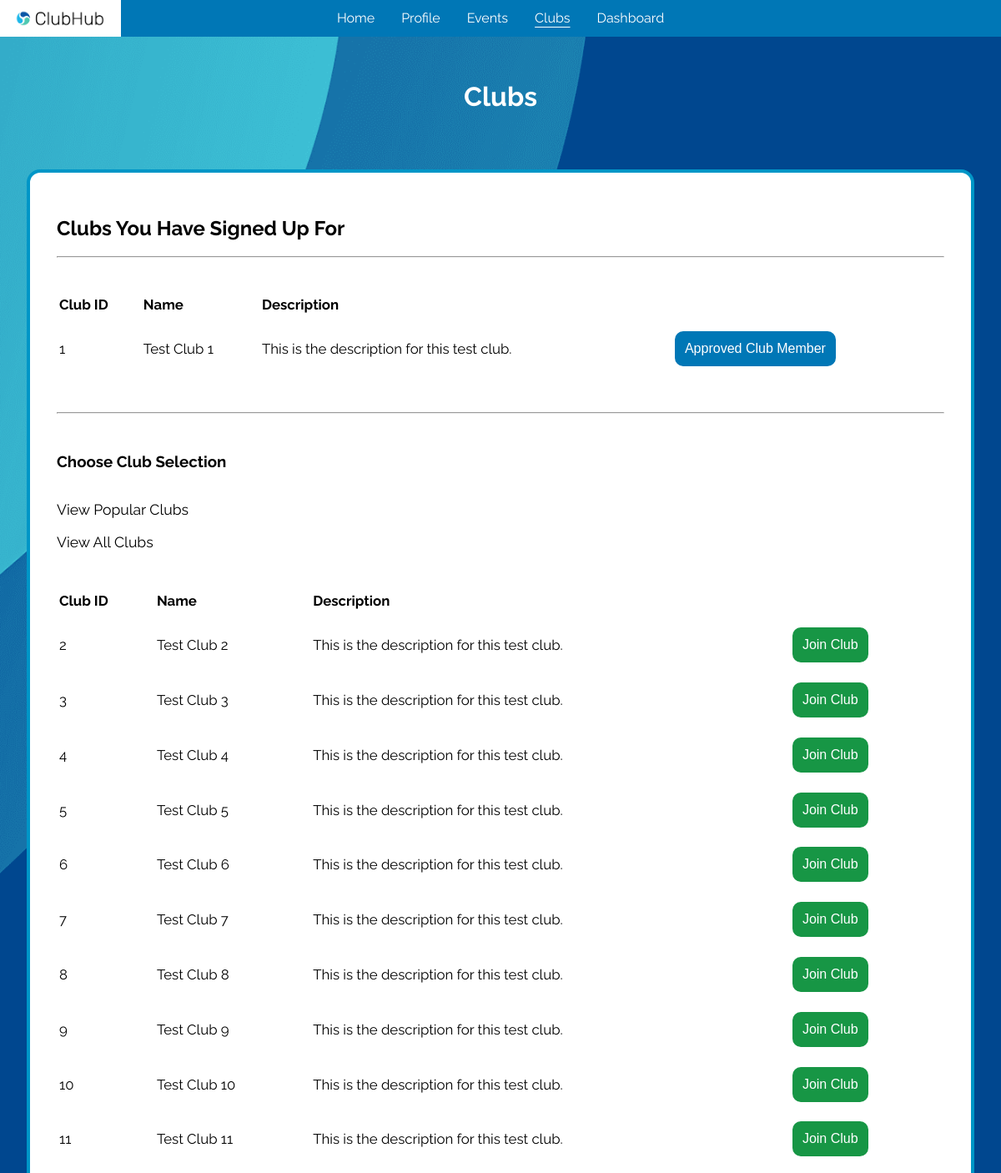
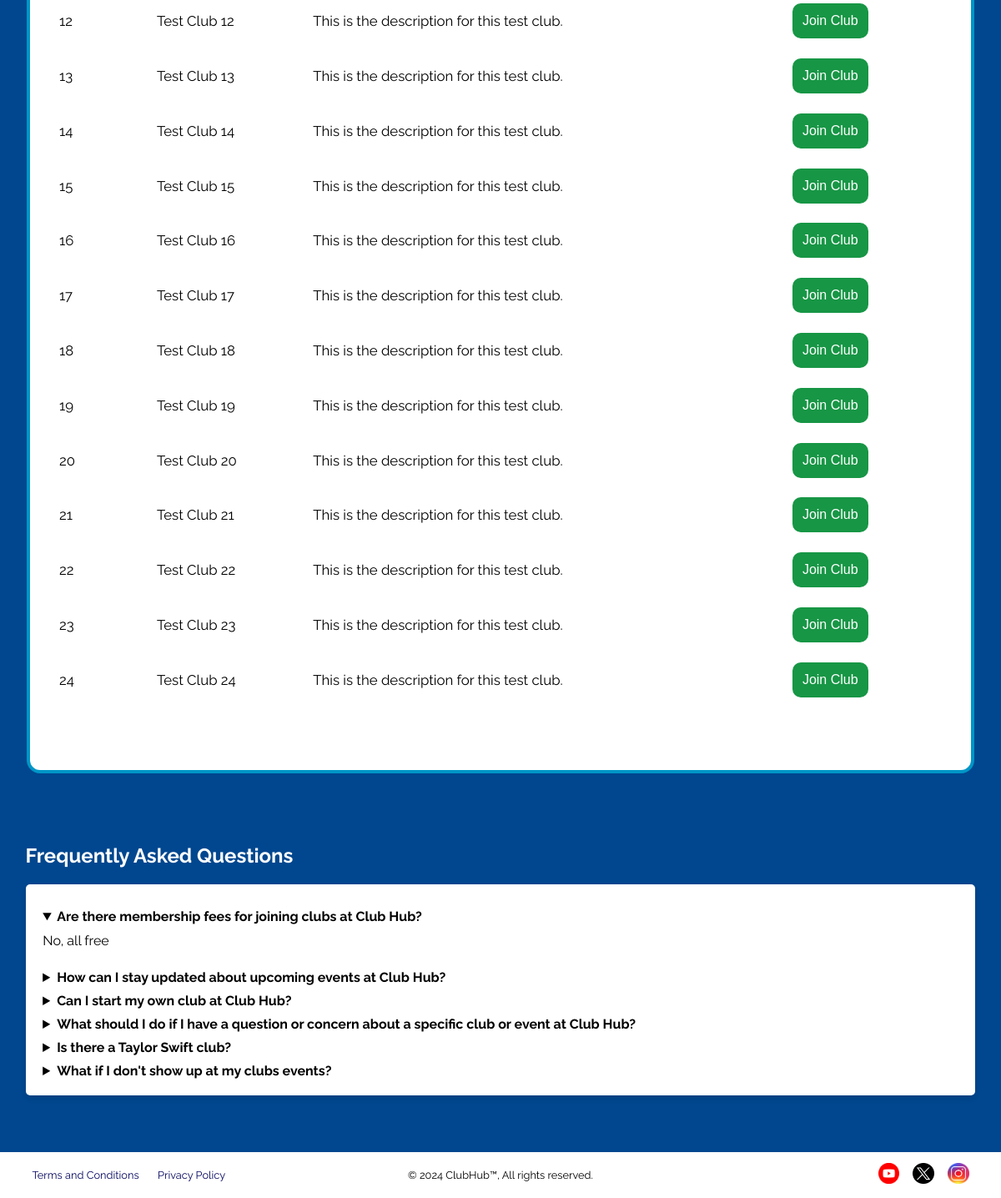
The app's page /clubs/ (signed in) with its own data (2 pictures, top to bottom).
### tables this page shows
CREATE TABLE clubs (
    club_id             INTEGER         NOT NULL,
    club_name           TEXT            NOT NULL,
    club_description    TEXT            NOT NULL,
    creator             INTEGER         NOT NULL,
    validity            TEXT            NOT NULL CHECK (validity IN ('PENDING', 'APPROVED', 'REJECTED')) DEFAULT 'PENDING',
    created             DATETIME        NOT NULL DEFAULT CURRENT_TIMESTAMP,
    updated             DATETIME        NOT NULL DEFAULT CURRENT_TIMESTAMP,
    -----------------------------------------------------------------------
    PRIMARY KEY (club_id),
    FOREIGN KEY (creator) REFERENCES users(user_id)
);

### application/blueprints/clubs.py (the view)
@clubs.route("/")
def get_clubs():
    invalid = validate_student_perms(endpoint="/clubs")
    if invalid:
        return invalid
    selected: str | None = request.args.get("selected", None)
    clubs: list[Row] | None
    user_id: int = session["user-id"]
    registered: list[Row] | None = registered_clubs(user_id=user_id)
    unregistered: list[Row]
    if selected == "popular":
        unregistered = unregistered_clubs(user_id=user_id)[:5]
    else:
        unregistered = unregistered_clubs(user_id=user_id)
    return render_template(
        "html/student/clubs.html",
        unregistered=unregistered,
        registered=registered,
        selected_view=selected
    )

### application/__init__.py (called while the page is built)
@app.teardown_appcontext
def close_connection(_exception) -> None:
    db: Connection = getattr(g, "_database", None)
    if db is not None:
        db.close()

### application/util/authentication/page_access.py (called while the page is built)
def validate_access_perms(user_type: str, endpoint: str) -> str | None:
    if "user" not in session:
        error(errtype=Error.RESTRICTED_PAGE_LOGGED_OUT, endpoint=endpoint)
        return render_template("misc/home.html")
    current_user_type: str = session["user-type"]
    if current_user_type != user_type:
        errtype: Error = Error[f"RESTRICTED_PAGE_{user_type}"]
        error(errtype=errtype, endpoint=endpoint, user_type=current_user_type)
        return render_template("html/misc/home.html")
    return None

### application/util/db_functions/__init__.py (called while the page is built)
def get_db() -> Connection:
    db: Connection | None = getattr(g, "_database", None)
    if db is None:
        db: Connection = connect(DB_PATH)
        db.row_factory = Row
        g._database = db
    return db

def query_db(query: str, *args, single: Optional[bool] = None) -> list[Row] | Row | None:
    single = False if single is None else single
    cursor: Cursor = get_db().cursor()
    cursor.execute(query, args)
    results: list[Row] = cursor.fetchall()
    cursor.close()
    if not results:
        return None
    return results[0] if single else results

### application/util/db_functions/clubs.py (called while the page is built)
def registered_clubs(user_id: int) -> list[Row] | None:
    return query_db(
        """
            SELECT *, cm.validity as membership_status FROM clubs
            INNER JOIN club_memberships cm USING (club_id)
            WHERE cm.user_id=?;
        """, user_id
    )

def unregistered_clubs(user_id: int) -> list[Row] | None:
    return query_db(
        """
            SELECT *, cm.validity FROM clubs
            LEFT JOIN club_memberships cm ON clubs.club_id=cm.club_id AND cm.user_id=?
            WHERE cm.club_id IS NULL;
        """, user_id
    )

### application/templates/html/student/clubs.html (shortened to what this page needs)
{% extends "html/base/base.html" %}
{% block links %}
    <link rel="stylesheet" href="../../../static/css/clubs.css">
{% endblock %}
{% block header %}
    <header>
        <h1>Clubs</h1>
    </header>
{% endblock %}
{% block content %}
    <div id="main">
        <div class="table-container">
            <table>
                <h2>Clubs You Have Signed Up For</h2>
                <hr />
                <br />
                <thead>
                    <tr>
                        <th scope="col">Club ID</th>
                        <th scope="col">Name</th>
                        <th scope="col">Description</th>
                        <th scope="col"></th>
                    </tr>
                </thead>
                <tbody>
                    {% if registered %}
                        {% for club in registered %}
                            <tr>
                                <td>{{ club["club_id"] }}</td>
                                <td>{{ club["club_name"] }}</td>
                                <td>{{ club["club_description"] }}</td>
                                {% set validity = club["membership_status"] %}
                                <td>
                                    {% if validity == "PENDING" %}
                                        <button class="btn btn-requested" disabled>Club Membership Requested</button>
                                    {% elif validity == "APPROVED" %}
                                        <button class="btn btn-accepted" disabled>Approved Club Member</button>
                                    {% endif %}
                                </td>
                            </tr>
                        {% endfor %}
                    {% endif %}
                </tbody>
            </table>
            <hr />
            <div id="top">
                {% if selected_view == "popular" %}
                    <h3>Popular Clubs</h3>
                {% elif selected_view == "all" %}
                    <h3>All Clubs</h3>
                {% else %}
                    <h3>Choose Club Selection</h3>
                {% endif %}
                <a href="/clubs?selected=popular">View Popular Clubs</a>
                <a href="/clubs?selected=all">View All Clubs</a>
            </div>
            <table>
                <thead>
                    <tr>
                        <th scope="col">Club ID</th>
                        <th scope="col">Name</th>
                        <th scope="col">Description</th>
                        <th scope="col"></th>
                    </tr>
                </thead>
                <tbody>
                    {% if unregistered %}
                        {% for club in unregistered %}
                            <tr>
                                <td>{{ club["club_id"] }}</td>
                                <td>{{ club["club_name"] }}</td>
                                <td>{{ club["club_description"] }}</td>
                                {% set validity = club["validity"] %}
                                <td>
                                    <form action="/clubs/join?club_id={{ club["club_id"] }}&club_name={{ club["club_name"] }}" method="post">
                                        <button type="submit" class="btn btn-join">Join Club</button>
                                    </form>
                                </td>
                            </tr>
                        {% endfor %}
                    {% endif %}
                </tbody>
            </table>
        </div>
    </div>
    <div class="container">
        <h2>Frequently Asked Questions</h2>
        <div class="qa-section">
            <details open>
                <summary>
                    Are there membership fees for joining clubs at Club Hub?
                    <svg class="control-icon control-icon-expand" width="24" height="24" role="presentation">
                        <use xmlns:xlink="http://www.w3.org/1999/xlink" xlink:href="#expand-more"></use>
                    </svg>
                    <svg class="control-icon control-icon-close" width="24" height="24" role="presentation">
                        <use xmlns:xlink="http://www.w3.org/1999/xlink" xlink:href="#close"></use>
                    </svg>
                </summary>
                <p>No, all free</p>
            </details>
            <details>
                <summary>
                    How can I stay updated about upcoming events at Club Hub?
                    <svg class="control-icon control-icon-expand" width="24" height="24" role="presentation">
                        <use xmlns:xlink="http://www.w3.org/1999/xlink" xlink:href="#expand-more"></use>
                    </svg>
                    <svg class="control-icon control-icon-close" width="24" height="24" role="presentation">
                        <use xmlns:xlink="http://www.w3.org/1999/xlink" xlink:href="#close"></use>
                    </svg>
                </summary>
            </details>
            <details>
                <summary>
                    Can I start my own club at Club Hub?
                    <svg class="control-icon control-icon-expand" width="24" height="24" role="presentation">
                        <use xmlns:xlink="http://www.w3.org/1999/xlink" xlink:href="#expand-more"></use>
                    </svg>
                    <svg class="control-icon control-icon-close" width="24" height="24" role="presentation">
                        <use xmlns:xlink="http://www.w3.org/1999/xlink" xlink:href="#close"></use>
                    </svg>
                </summary>
            </details>
            <details>
                <summary>
                    What should I do if I have a question or concern about a specific club or event at Club Hub?
                    <svg class="control-icon control-icon-expand" width="24" height="24" role="presentation">
                        <use xmlns:xlink="http://www.w3.org/1999/xlink" xlink:href="#expand-more"></use>
                    </svg>
                    <svg class="control-icon control-icon-close" width="24" height="24" role="presentation">
                        <use xmlns:xlink="http://www.w3.org/1999/xlink" xlink:href="#close"></use>
                    </svg>
                </summary>
            </details>
            <details>
                <summary>
                    Is there a Taylor Swift club?
                    <svg class="control-icon control-icon-expand" width="24" height="24" role="presentation">
                        <use xmlns:xlink="http://www.w3.org/1999/xlink" xlink:href="#expand-more"></use>
                    </svg>
                    <svg class="control-icon control-icon-close" width="24" height="24" role="presentation">
                        <use xmlns:xlink="http://www.w3.org/1999/xlink" xlink:href="#close"></use>
                    </svg>
                </summary>
            </details>
            <details>
                <summary>
                    What if I don't show up at my clubs events?
                    <svg class="control-icon control-icon-expand" width="24" height="24" role="presentation">
                        <use xmlns:xlink="http://www.w3.org/1999/xlink" xlink:href="#expand-more"></use>
                    </svg>
                    <svg class="control-icon control-icon-close" width="24" height="24" role="presentation">
                        <use xmlns:xlink="http://www.w3.org/1999/xlink" xlink:href="#close"></use>
                    </svg>
                </summary>
            </details>
        </div>
    </div>
{% endblock %}

### application/static/css/base.css (style rules this page uses)
:root { --light-grey: #8a8988; --lighter-grey: #c4c4c4; --even-lighter-grey: #f2f2f2; --cyan: #3bbbd2; --light-blue: #0077b6; --lighter-blue: #0096c7; --even-lighter-blue: #90e0ef; --dark-blue: #023e8a; --darker-blue: #03045e; --lighter-green: #5afa8d; --light-green: #179645; --dark-green: #237543; --light-red: #db5658; --dark-red: #990f0f; --white: #ffffff; --black: #000000; --dark-grey: #1e2e33; --email-red: #f44336; --yt-red: #ff1c04; --pink: #e33667; --turquoise: #028080; }
* { box-sizing: border-box; }
body { scroll-behavior: smooth; margin: 0; padding: 0; background-color: var(--darker-blue); font-family: "Raleway", system-ui, Arial, sans-serif !important; color: var(--white); min-height: 100vh; display: flex; flex-direction: column; overflow-x: hidden; }
::placeholder { opacity: 0.6; }
header h1 { text-align: center; margin: 1.65em 0; }
a { text-decoration: none !important; color: var(--even-lighter-blue); }

### application/static/css/clubs.css (style rules this page uses)
body { background-image: url("../png/blue-background-flipped-xy.png"); background-size: cover; background-position: center center; }
#main { padding: 0 2em 2em; }
#main h3 { margin-top: -1em; }
#top { width: 100%; display: flex; flex-direction: column; margin: 4em 0 2em; }
#top a { font-size: 1.1rem; color: var(--black); padding: 1em 1em 0 0; width: fit-content; }
.table-container { margin-top: 1em; width: 100%; color: var(--black); background: var(--white); padding: 2em; border: 0.25em solid var(--lighter-blue); border-radius: 1em; }
.table-container table { font-size: 1.05rem; width: 100%; text-align: left; margin-bottom: 3em; }
.table-container table tr td, .table-container table tr th { position: relative; padding-top: 1em; }
.btn { font-size: 1rem; color: var(--white) !important; width: fit-content; padding: 0.75em; border: 0.15em solid var(--white); border-radius: 0.75em; display: block; transition: translate 250ms; }
.btn-join { background: var(--light-green); }
.btn-accepted { background: var(--light-blue); }
.container { margin-top: 2em; margin-bottom: 3em; }
.container h2 { padding-left: 2.55%; }
.qa-section { background-color: var(--white); padding: 20px; border-radius: 5px; box-shadow: 0 4px 6px rgba(0, 0, 0, 0.1); width: 94.8%; margin: 20px auto; }
.qa-section summary { font-weight: bold; cursor: pointer; color: black; }
.qa-section p { margin-top: 10px; color: black; }

### records on screen
clubs: club_id "2", club_name "Test Club 2", club_description "This is the description for this test club."
clubs: club_id "3", club_name "Test Club 3", club_description "This is the description for this test club."
clubs: club_id "4", club_name "Test Club 4", club_description "This is the description for this test club."
clubs: club_id "5", club_name "Test Club 5", club_description "This is the description for this test club."
clubs: club_id "6", club_name "Test Club 6", club_description "This is the description for this test club."
clubs: club_id "7", club_name "Test Club 7", club_description "This is the description for this test club."
clubs: club_id "8", club_name "Test Club 8", club_description "This is the description for this test club."
clubs: club_id "9", club_name "Test Club 9", club_description "This is the description for this test club."
clubs: club_id "10", club_name "Test Club 10", club_description "This is the description for this test club."
clubs: club_id "11", club_name "Test Club 11", club_description "This is the description for this test club."
clubs: club_id "12", club_name "Test Club 12", club_description "This is the description for this test club."
clubs: club_id "13", club_name "Test Club 13", club_description "This is the description for this test club."
clubs: club_id "14", club_name "Test Club 14", club_description "This is the description for this test club."
clubs: club_id "15", club_name "Test Club 15", club_description "This is the description for this test club."
clubs: club_id "16", club_name "Test Club 16", club_description "This is the description for this test club."
clubs: club_id "17", club_name "Test Club 17", club_description "This is the description for this test club."
clubs: club_id "18", club_name "Test Club 18", club_description "This is the description for this test club."
clubs: club_id "19", club_name "Test Club 19", club_description "This is the description for this test club."
clubs: club_id "20", club_name "Test Club 20", club_description "This is the description for this test club."
clubs: club_id "21", club_name "Test Club 21", club_description "This is the description for this test club."
clubs: club_id "22", club_name "Test Club 22", club_description "This is the description for this test club."
clubs: club_id "23", club_name "Test Club 23", club_description "This is the description for this test club."
clubs: club_id "24", club_name "Test Club 24", club_description "This is the description for this test club."

### other values on screen
{{ club["club_id"] }} "1"
{{ club["club_name"] }} "Test Club 1"
{{ club["club_description"] }} "This is the description for this test club."
